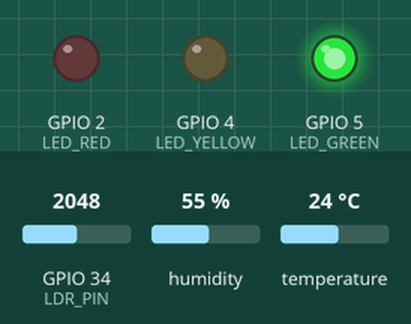
Simulated run of this sketch. Board: ESP32. Shown: output pins drawn as LEDs (lit = HIGH). Inputs (shaded band) come from the test bench; at power-on: temperature 24 °C, GPIO 34 (LDR_PIN) = 2048, humidity 55 %. What the sketch prints to the serial monitor is not drawn.

Above: at 2.8 s.
2.9 s: temperature set to 32 °C
5.6 s: temperature set to 35 °C
At 7.2 s:
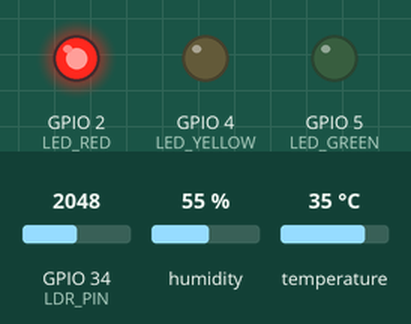
8.3 s: GPIO 34 (LDR_PIN) set to 1062
11.3 s: GPIO 34 (LDR_PIN) set to 982
At 13.6 s:
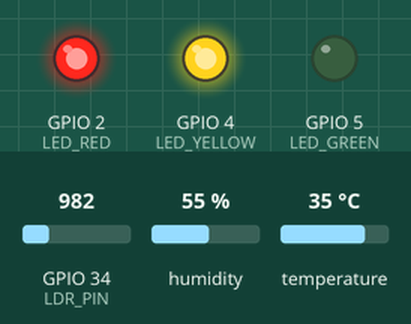
14.0 s: temperature set to 12 °C
At 14.9 s:
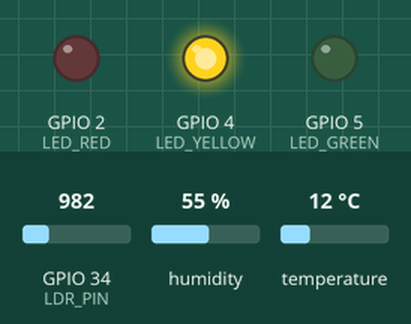
16.7 s: temperature set to 41 °C
At 18.8 s:
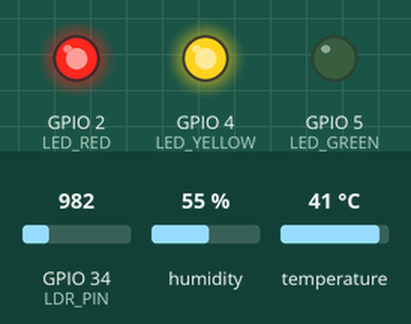
Timing chart, 0 to 20.3 s (numbered marks = the images above; inputs shaded):
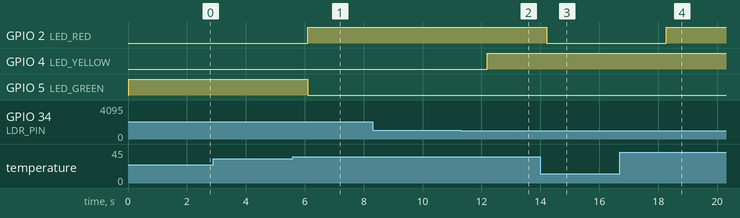

Measured:
- the behaviour switches between 33 and 34 °C on temperature (found by bisection; images 0 and 1)
- the behaviour switches between 1024 and 1023 on GPIO 34 (LDR_PIN) (found by bisection; images 1 and 2)
- after the input at 2.9 s, every drawn part: stays the same
- after the input at 5.6 s, GPIO 2 (LED_RED): LOW → HIGH after 0.51 s; GPIO 5 (LED_GREEN): HIGH → LOW after 0.51 s
- after the input at 8.3 s, every drawn part: stays the same
- after the input at 11.3 s, GPIO 4 (LED_YELLOW): LOW → HIGH after 0.89 s
- after the input at 14.0 s, GPIO 2 (LED_RED): HIGH → LOW after 0.22 s
- after the input at 16.7 s, GPIO 2 (LED_RED): LOW → HIGH after 1.6 s

The sketch:

06_IF_Condition.ino
```cpp
/*
 * STEM Engineering Workshop: From Embedded Systems to IoT and AI
 * กิจกรรมที่ 2.3: IF Condition — เงื่อนไขควบคุม LED ตามค่า Sensor
 *
 * สิ่งที่เรียนรู้:
 * - if-else เงื่อนไข
 * - Threshold (ค่าขีดแบ่ง)
 * - ระบบแจ้งเตือนอัตโนมัติ
 * - อ่าน sensor หลายตัวพร้อมกัน
 *
 * การต่อวงจร: (รวมจากกิจกรรมก่อนหน้า)
 * LED แดง   → GPIO 2 (เตือนร้อน)
 * LED เหลือง → GPIO 4 (เตือนมืด)
 * LED เขียว  → GPIO 5 (ปกติ)
 * DHT11      → GPIO 14
 * LDR        → GPIO 34
 */

#include <DHT.h>

// ขา Pin
#define LED_RED    2
#define LED_YELLOW 4
#define LED_GREEN  5
#define DHTPIN     14
#define LDR_PIN    34
#define DHTTYPE    DHT11

// ⚙️ ค่า Threshold — ลองเปลี่ยนดู!
#define TEMP_THRESHOLD   33.0   // ถ้าร้อนเกินกี่องศา → ไฟแดง
#define LIGHT_THRESHOLD  25     // ถ้าแสงต่ำกว่ากี่ % → ไฟเหลือง

DHT dht(DHTPIN, DHTTYPE);

void setup() {
  Serial.begin(115200);

  pinMode(LED_RED, OUTPUT);
  pinMode(LED_YELLOW, OUTPUT);
  pinMode(LED_GREEN, OUTPUT);

  dht.begin();

  Serial.println("=== Smart Alert System ===");
  Serial.print("🌡️ Threshold อุณหภูมิ: ");
  Serial.print(TEMP_THRESHOLD);
  Serial.println(" °C");
  Serial.print("💡 Threshold แสง: ");
  Serial.print(LIGHT_THRESHOLD);
  Serial.println(" %");
  Serial.println("-----------------------------------");
}

void loop() {
  // อ่านค่า sensor
  float temperature = dht.readTemperature();
  float humidity = dht.readHumidity();
  int ldrValue = analogRead(LDR_PIN);
  int lightPercent = map(ldrValue, 0, 4095, 0, 100);

  // ตรวจสอบ DHT22
  if (isnan(temperature) || isnan(humidity)) {
    Serial.println("❌ อ่าน DHT11 ไม่ได้!");
    delay(2000);
    return;
  }

  // แสดงค่า
  Serial.print("🌡️ ");
  Serial.print(temperature, 1);
  Serial.print("°C  💧 ");
  Serial.print(humidity, 1);
  Serial.print("%  💡 ");
  Serial.print(lightPercent);
  Serial.print("%  → ");

  // =============================================
  // 🧠 เงื่อนไข IF — หัวใจของระบบอัจฉริยะ!
  // =============================================

  bool isHot  = (temperature > TEMP_THRESHOLD);
  bool isDark = (lightPercent < LIGHT_THRESHOLD);

  if (isHot && isDark) {
    // 🔴🟡 ทั้งร้อนและมืด → ไฟแดง + เหลือง
    digitalWrite(LED_RED, HIGH);
    digitalWrite(LED_YELLOW, HIGH);
    digitalWrite(LED_GREEN, LOW);
    Serial.println("⚠️ ร้อนและมืด! เปิดแอร์ + เปิดไฟ");
  }
  else if (isHot) {
    // 🔴 ร้อนเกิน → ไฟแดง
    digitalWrite(LED_RED, HIGH);
    digitalWrite(LED_YELLOW, LOW);
    digitalWrite(LED_GREEN, LOW);
    Serial.println("🔴 ร้อนเกิน! ควรเปิดแอร์");
  }
  else if (isDark) {
    // 🟡 มืดเกิน → ไฟเหลือง
    digitalWrite(LED_RED, LOW);
    digitalWrite(LED_YELLOW, HIGH);
    digitalWrite(LED_GREEN, LOW);
    Serial.println("🟡 มืดเกิน! ควรเปิดไฟ");
  }
  else {
    // 🟢 ปกติ → ไฟเขียว
    digitalWrite(LED_RED, LOW);
    digitalWrite(LED_YELLOW, LOW);
    digitalWrite(LED_GREEN, HIGH);
    Serial.println("🟢 สภาพแวดล้อมปกติ");
  }

  delay(2000);
}

/*
 * =============================================
 * 🎯 ลองทำ (Challenges):
 * =============================================
 * 1) เปลี่ยน TEMP_THRESHOLD เป็น 30 → ไฟแดงติดบ่อยขึ้นไหม?
 * 2) เปลี่ยน LIGHT_THRESHOLD เป็น 50 → ไฟเหลืองติดบ่อยขึ้นไหม?
 * 3) เพิ่มเงื่อนไข: ถ้าความชื้นเกิน 80% → LED ทุกดวงกระพริบ
 * 4) คิดดู: ถ้าต่อ Relay แทน LED จะสั่งเปิดแอร์/เปิดไฟได้จริงไหม?
 * =============================================
 */
```
